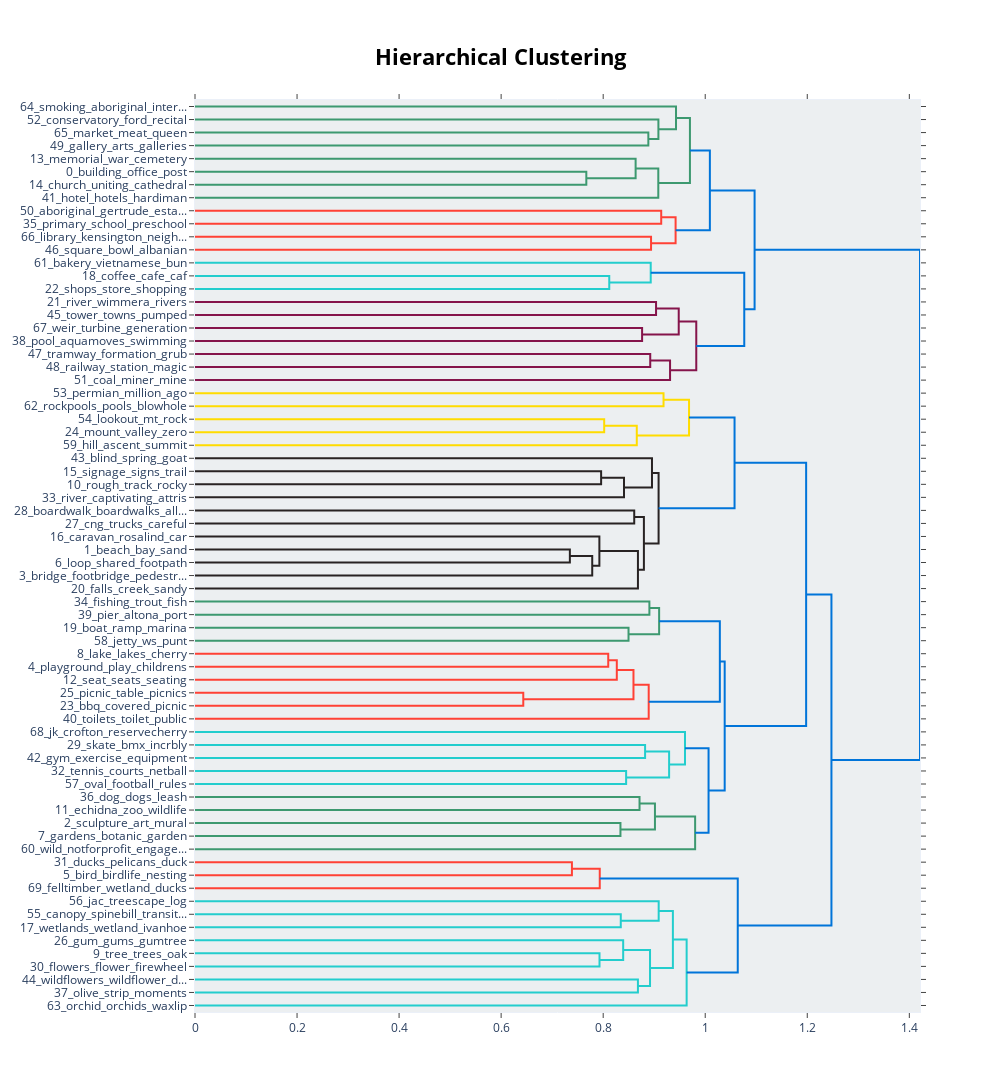

Write notebook code for a chart like this one.
### Code cell
refined_topic_model.visualize_hierarchy()

### Figure 1 — Plotly figure (JSON) as saved in the notebook; plotly's stock layout.template omitted (floating-point values rounded to 4 significant figures)
{"data": [{"hoverinfo": "text", "marker": {"color": "rgb(61,153,112)"}, "mode": "lines", "type": "scatter", "x": [0, 0.8885, 0.8885, 0], "xaxis": "x", "y": [-25, -25, -35, -35], "yaxis": "y"}, {"hoverinfo": "text", "marker": {"color": "rgb(61,153,112)"}, "mode": "lines", "type": "scatter", "x": [0, 0.9082, 0.9082, 0.8885], "xaxis": "x", "y": [-15, -15, -30, -30], "yaxis": "y"}, {"hoverinfo": "text", "marker": {"color": "rgb(61,153,112)"}, "mode": "lines", "type": "scatter", "x": [0, 0.9427, 0.9427, 0.9082], "xaxis": "x", "y": [-5, -5, -22.5, -22.5], "yaxis": "y"}, {"hoverinfo": "text", "marker": {"color": "rgb(61,153,112)"}, "mode": "lines", "type": "scatter", "x": [0, 0.7669, 0.7669, 0], "xaxis": "x", "y": [-55, -55, -65, -65], "yaxis": "y"}, {"hoverinfo": "text", "marker": {"color": "rgb(61,153,112)"}, "mode": "lines", "type": "scatter", "x": [0, 0.8636, 0.8636, 0.7669], "xaxis": "x", "y": [-45, -45, -60, -60], "yaxis": "y"}, {"hoverinfo": "text", "marker": {"color": "rgb(61,153,112)"}, "mode": "lines", "type": "scatter", "x": [0.8636, 0.908, 0.908, 0], "xaxis": "x", "y": [-52.5, -52.5, -75, -75], "yaxis": "y"}, {"hoverinfo": "text", "marker": {"color": "rgb(61,153,112)"}, "mode": "lines", "type": "scatter", "x": [0.9427, 0.97, 0.97, 0.908], "xaxis": "x", "y": [-13.75, -13.75, -63.75, -63.75], "yaxis": "y"}, {"hoverinfo": "text", "marker": {"color": "rgb(255,65,54)"}, "mode": "lines", "type": "scatter", "x": [0, 0.9137, 0.9137, 0], "xaxis": "x", "y": [-85, -85, -95, -95], "yaxis": "y"}, {"hoverinfo": "text", "marker": {"color": "rgb(255,65,54)"}, "mode": "lines", "type": "scatter", "x": [0, 0.8938, 0.8938, 0], "xaxis": "x", "y": [-105, -105, -115, -115], "yaxis": "y"}, {"hoverinfo": "text", "marker": {"color": "rgb(255,65,54)"}, "mode": "lines", "type": "scatter", "x": [0.9137, 0.9419, 0.9419, 0.8938], "xaxis": "x", "y": [-90, -90, -110, -110], "yaxis": "y"}, {"hoverinfo": "text", "marker": {"color": "rgb(0,116,217)"}, "mode": "lines", "type": "scatter", "x": [0.97, 1.009, 1.009, 0.9419], "xaxis": "x", "y": [-38.75, -38.75, -100, -100], "yaxis": "y"}, {"hoverinfo": "text", "marker": {"color": "rgb(35,205,205)"}, "mode": "lines", "type": "scatter", "x": [0, 0.8119, 0.8119, 0], "xaxis": "x", "y": [-135, -135, -145, -145], "yaxis": "y"}, {"hoverinfo": "text", "marker": {"color": "rgb(35,205,205)"}, "mode": "lines", "type": "scatter", "x": [0, 0.8932, 0.8932, 0.8119], "xaxis": "x", "y": [-125, -125, -140, -140], "yaxis": "y"}, {"hoverinfo": "text", "marker": {"color": "rgb(133,20,75)"}, "mode": "lines", "type": "scatter", "x": [0, 0.9036, 0.9036, 0], "xaxis": "x", "y": [-155, -155, -165, -165], "yaxis": "y"}, {"hoverinfo": "text", "marker": {"color": "rgb(133,20,75)"}, "mode": "lines", "type": "scatter", "x": [0, 0.8763, 0.8763, 0], "xaxis": "x", "y": [-175, -175, -185, -185], "yaxis": "y"}, {"hoverinfo": "text", "marker": {"color": "rgb(133,20,75)"}, "mode": "lines", "type": "scatter", "x": [0.9036, 0.9481, 0.9481, 0.8763], "xaxis": "x", "y": [-160, -160, -180, -180], "yaxis": "y"}, {"hoverinfo": "text", "marker": {"color": "rgb(133,20,75)"}, "mode": "lines", "type": "scatter", "x": [0, 0.8922, 0.8922, 0], "xaxis": "x", "y": [-195, -195, -205, -205], "yaxis": "y"}, {"hoverinfo": "text", "marker": {"color": "rgb(133,20,75)"}, "mode": "lines", "type": "scatter", "x": [0.8922, 0.9311, 0.9311, 0], "xaxis": "x", "y": [-200, -200, -215, -215], "yaxis": "y"}, {"hoverinfo": "text", "marker": {"color": "rgb(133,20,75)"}, "mode": "lines", "type": "scatter", "x": [0.9481, 0.9824, 0.9824, 0.9311], "xaxis": "x", "y": [-170, -170, -207.5, -207.5], "yaxis": "y"}, {"hoverinfo": "text", "marker": {"color": "rgb(0,116,217)"}, "mode": "lines", "type": "scatter", "x": [0.8932, 1.076, 1.076, 0.9824], "xaxis": "x", "y": [-132.5, -132.5, -188.8, -188.8], "yaxis": "y"}, {"hoverinfo": "text", "marker": {"color": "rgb(0,116,217)"}, "mode": "lines", "type": "scatter", "x": [1.009, 1.097, 1.097, 1.076], "xaxis": "x", "y": [-69.38, -69.38, -160.6, -160.6], "yaxis": "y"}, {"hoverinfo": "text", "marker": {"color": "rgb(255,220,0)"}, "mode": "lines", "type": "scatter", "x": [0, 0.9183, 0.9183, 0], "xaxis": "x", "y": [-225, -225, -235, -235], "yaxis": "y"}, {"hoverinfo": "text", "marker": {"color": "rgb(255,220,0)"}, "mode": "lines", "type": "scatter", "x": [0, 0.802, 0.802, 0], "xaxis": "x", "y": [-245, -245, -255, -255], "yaxis": "y"}, {"hoverinfo": "text", "marker": {"color": "rgb(255,220,0)"}, "mode": "lines", "type": "scatter", "x": [0.802, 0.8658, 0.8658, 0], "xaxis": "x", "y": [-250, -250, -265, -265], "yaxis": "y"}, {"hoverinfo": "text", "marker": {"color": "rgb(255,220,0)"}, "mode": "lines", "type": "scatter", "x": [0.9183, 0.9683, 0.9683, 0.8658], "xaxis": "x", "y": [-230, -230, -257.5, -257.5], "yaxis": "y"}, {"hoverinfo": "text", "marker": {"color": "rgb(40,35,35)"}, "mode": "lines", "type": "scatter", "x": [0, 0.796, 0.796, 0], "xaxis": "x", "y": [-285, -285, -295, -295], "yaxis": "y"}, {"hoverinfo": "text", "marker": {"color": "rgb(40,35,35)"}, "mode": "lines", "type": "scatter", "x": [0.796, 0.8408, 0.8408, 0], "xaxis": "x", "y": [-290, -290, -305, -305], "yaxis": "y"}, {"hoverinfo": "text", "marker": {"color": "rgb(40,35,35)"}, "mode": "lines", "type": "scatter", "x": [0, 0.8956, 0.8956, 0.8408], "xaxis": "x", "y": [-275, -275, -297.5, -297.5], "yaxis": "y"}, {"hoverinfo": "text", "marker": {"color": "rgb(40,35,35)"}, "mode": "lines", "type": "scatter", "x": [0, 0.8608, 0.8608, 0], "xaxis": "x", "y": [-315, -315, -325, -325], "yaxis": "y"}, {"hoverinfo": "text", "marker": {"color": "rgb(40,35,35)"}, "mode": "lines", "type": "scatter", "x": [0, 0.7347, 0.7347, 0], "xaxis": "x", "y": [-345, -345, -355, -355], "yaxis": "y"}, {"hoverinfo": "text", "marker": {"color": "rgb(40,35,35)"}, "mode": "lines", "type": "scatter", "x": [0.7347, 0.7785, 0.7785, 0], "xaxis": "x", "y": [-350, -350, -365, -365], "yaxis": "y"}, {"hoverinfo": "text", "marker": {"color": "rgb(40,35,35)"}, "mode": "lines", "type": "scatter", "x": [0, 0.7925, 0.7925, 0.7785], "xaxis": "x", "y": [-335, -335, -357.5, -357.5], "yaxis": "y"}, {"hoverinfo": "text", "marker": {"color": "rgb(40,35,35)"}, "mode": "lines", "type": "scatter", "x": [0.7925, 0.8681, 0.8681, 0], "xaxis": "x", "y": [-346.2, -346.2, -375, -375], "yaxis": "y"}, {"hoverinfo": "text", "marker": {"color": "rgb(40,35,35)"}, "mode": "lines", "type": "scatter", "x": [0.8608, 0.8798, 0.8798, 0.8681], "xaxis": "x", "y": [-320, -320, -360.6, -360.6], "yaxis": "y"}, {"hoverinfo": "text", "marker": {"color": "rgb(40,35,35)"}, "mode": "lines", "type": "scatter", "x": [0.8956, 0.9086, 0.9086, 0.8798], "xaxis": "x", "y": [-286.2, -286.2, -340.3, -340.3], "yaxis": "y"}, {"hoverinfo": "text", "marker": {"color": "rgb(0,116,217)"}, "mode": "lines", "type": "scatter", "x": [0.9683, 1.057, 1.057, 0.9086], "xaxis": "x", "y": [-243.8, -243.8, -313.3, -313.3], "yaxis": "y"}, {"hoverinfo": "text", "marker": {"color": "rgb(61,153,112)"}, "mode": "lines", "type": "scatter", "x": [0, 0.8905, 0.8905, 0], "xaxis": "x", "y": [-385, -385, -395, -395], "yaxis": "y"}, {"hoverinfo": "text", "marker": {"color": "rgb(61,153,112)"}, "mode": "lines", "type": "scatter", "x": [0, 0.8496, 0.8496, 0], "xaxis": "x", "y": [-405, -405, -415, -415], "yaxis": "y"}, {"hoverinfo": "text", "marker": {"color": "rgb(61,153,112)"}, "mode": "lines", "type": "scatter", "x": [0.8905, 0.9096, 0.9096, 0.8496], "xaxis": "x", "y": [-390, -390, -410, -410], "yaxis": "y"}, {"hoverinfo": "text", "marker": {"color": "rgb(255,65,54)"}, "mode": "lines", "type": "scatter", "x": [0, 0.8099, 0.8099, 0], "xaxis": "x", "y": [-425, -425, -435, -435], "yaxis": "y"}, {"hoverinfo": "text", "marker": {"color": "rgb(255,65,54)"}, "mode": "lines", "type": "scatter", "x": [0.8099, 0.8267, 0.8267, 0], "xaxis": "x", "y": [-430, -430, -445, -445], "yaxis": "y"}, {"hoverinfo": "text", "marker": {"color": "rgb(255,65,54)"}, "mode": "lines", "type": "scatter", "x": [0, 0.6434, 0.6434, 0], "xaxis": "x", "y": [-455, -455, -465, -465], "yaxis": "y"}, {"hoverinfo": "text", "marker": {"color": "rgb(255,65,54)"}, "mode": "lines", "type": "scatter", "x": [0.8267, 0.8594, 0.8594, 0.6434], "xaxis": "x", "y": [-437.5, -437.5, -460, -460], "yaxis": "y"}, {"hoverinfo": "text", "marker": {"color": "rgb(255,65,54)"}, "mode": "lines", "type": "scatter", "x": [0.8594, 0.8892, 0.8892, 0], "xaxis": "x", "y": [-448.8, -448.8, -475, -475], "yaxis": "y"}, {"hoverinfo": "text", "marker": {"color": "rgb(0,116,217)"}, "mode": "lines", "type": "scatter", "x": [0.9096, 1.029, 1.029, 0.8892], "xaxis": "x", "y": [-400, -400, -461.9, -461.9], "yaxis": "y"}, {"hoverinfo": "text", "marker": {"color": "rgb(35,205,205)"}, "mode": "lines", "type": "scatter", "x": [0, 0.8821, 0.8821, 0], "xaxis": "x", "y": [-495, -495, -505, -505], "yaxis": "y"}, {"hoverinfo": "text", "marker": {"color": "rgb(35,205,205)"}, "mode": "lines", "type": "scatter", "x": [0, 0.8449, 0.8449, 0], "xaxis": "x", "y": [-515, -515, -525, -525], "yaxis": "y"}, {"hoverinfo": "text", "marker": {"color": "rgb(35,205,205)"}, "mode": "lines", "type": "scatter", "x": [0.8821, 0.9292, 0.9292, 0.8449], "xaxis": "x", "y": [-500, -500, -520, -520], "yaxis": "y"}, {"hoverinfo": "text", "marker": {"color": "rgb(35,205,205)"}, "mode": "lines", "type": "scatter", "x": [0, 0.9603, 0.9603, 0.9292], "xaxis": "x", "y": [-485, -485, -510, -510], "yaxis": "y"}, {"hoverinfo": "text", "marker": {"color": "rgb(61,153,112)"}, "mode": "lines", "type": "scatter", "x": [0, 0.8712, 0.8712, 0], "xaxis": "x", "y": [-535, -535, -545, -545], "yaxis": "y"}, {"hoverinfo": "text", "marker": {"color": "rgb(61,153,112)"}, "mode": "lines", "type": "scatter", "x": [0, 0.8338, 0.8338, 0], "xaxis": "x", "y": [-555, -555, -565, -565], "yaxis": "y"}, {"hoverinfo": "text", "marker": {"color": "rgb(61,153,112)"}, "mode": "lines", "type": "scatter", "x": [0.8712, 0.9015, 0.9015, 0.8338], "xaxis": "x", "y": [-540, -540, -560, -560], "yaxis": "y"}, {"hoverinfo": "text", "marker": {"color": "rgb(61,153,112)"}, "mode": "lines", "type": "scatter", "x": [0.9015, 0.9802, 0.9802, 0], "xaxis": "x", "y": [-550, -550, -575, -575], "yaxis": "y"}, {"hoverinfo": "text", "marker": {"color": "rgb(0,116,217)"}, "mode": "lines", "type": "scatter", "x": [0.9603, 1.007, 1.007, 0.9802], "xaxis": "x", "y": [-497.5, -497.5, -562.5, -562.5], "yaxis": "y"}, {"hoverinfo": "text", "marker": {"color": "rgb(0,116,217)"}, "mode": "lines", "type": "scatter", "x": [1.029, 1.038, 1.038, 1.007], "xaxis": "x", "y": [-430.9, -430.9, -530, -530], "yaxis": "y"}, {"hoverinfo": "text", "marker": {"color": "rgb(0,116,217)"}, "mode": "lines", "type": "scatter", "x": [1.057, 1.198, 1.198, 1.038], "xaxis": "x", "y": [-278.5, -278.5, -480.5, -480.5], "yaxis": "y"}, {"hoverinfo": "text", "marker": {"color": "rgb(255,65,54)"}, "mode": "lines", "type": "scatter", "x": [0, 0.7387, 0.7387, 0], "xaxis": "x", "y": [-585, -585, -595, -595], "yaxis": "y"}, {"hoverinfo": "text", "marker": {"color": "rgb(255,65,54)"}, "mode": "lines", "type": "scatter", "x": [0.7387, 0.7933, 0.7933, 0], "xaxis": "x", "y": [-590, -590, -605, -605], "yaxis": "y"}, {"hoverinfo": "text", "marker": {"color": "rgb(35,205,205)"}, "mode": "lines", "type": "scatter", "x": [0, 0.8345, 0.8345, 0], "xaxis": "x", "y": [-625, -625, -635, -635], "yaxis": "y"}, {"hoverinfo": "text", "marker": {"color": "rgb(35,205,205)"}, "mode": "lines", "type": "scatter", "x": [0, 0.9088, 0.9088, 0.8345], "xaxis": "x", "y": [-615, -615, -630, -630], "yaxis": "y"}, {"hoverinfo": "text", "marker": {"color": "rgb(35,205,205)"}, "mode": "lines", "type": "scatter", "x": [0, 0.7928, 0.7928, 0], "xaxis": "x", "y": [-655, -655, -665, -665], "yaxis": "y"}, {"hoverinfo": "text", "marker": {"color": "rgb(35,205,205)"}, "mode": "lines", "type": "scatter", "x": [0, 0.8392, 0.8392, 0.7928], "xaxis": "x", "y": [-645, -645, -660, -660], "yaxis": "y"}, {"hoverinfo": "text", "marker": {"color": "rgb(35,205,205)"}, "mode": "lines", "type": "scatter", "x": [0, 0.8681, 0.8681, 0], "xaxis": "x", "y": [-675, -675, -685, -685], "yaxis": "y"}, {"hoverinfo": "text", "marker": {"color": "rgb(35,205,205)"}, "mode": "lines", "type": "scatter", "x": [0.8392, 0.8918, 0.8918, 0.8681], "xaxis": "x", "y": [-652.5, -652.5, -680, -680], "yaxis": "y"}, {"hoverinfo": "text", "marker": {"color": "rgb(35,205,205)"}, "mode": "lines", "type": "scatter", "x": [0.9088, 0.9366, 0.9366, 0.8918], "xaxis": "x", "y": [-622.5, -622.5, -666.2, -666.2], "yaxis": "y"}, {"hoverinfo": "text", "marker": {"color": "rgb(35,205,205)"}, "mode": "lines", "type": "scatter", "x": [0.9366, 0.9636, 0.9636, 0], "xaxis": "x", "y": [-644.4, -644.4, -695, -695], "yaxis": "y"}, {"hoverinfo": "text", "marker": {"color": "rgb(0,116,217)"}, "mode": "lines", "type": "scatter", "x": [0.7933, 1.064, 1.064, 0.9636], "xaxis": "x", "y": [-597.5, -597.5, -669.7, -669.7], "yaxis": "y"}, {"hoverinfo": "text", "marker": {"color": "rgb(0,116,217)"}, "mode": "lines", "type": "scatter", "x": [1.198, 1.247, 1.247, 1.064], "xaxis": "x", "y": [-379.5, -379.5, -633.6, -633.6], "yaxis": "y"}, {"hoverinfo": "text", "marker": {"color": "rgb(0,116,217)"}, "mode": "lines", "type": "scatter", "x": [1.097, 1.421, 1.421, 1.247], "xaxis": "x", "y": [-115, -115, -506.5, -506.5], "yaxis": "y"}], "layout": {"autosize": false, "height": 1250, "hoverlabel": {"bgcolor": "white", "font": {"family": "Rockwell", "size": 16}}, "hovermode": "closest", "plot_bgcolor": "#ECEFF1", "showlegend": false, "title": {"font": {"color": "Black", "size": 22}, "text": "<b>Hierarchical Clustering</b>", "x": 0.5, "xanchor": "center", "yanchor": "top"}, "width": 1000, "xaxis": {"mirror": "allticks", "rangemode": "tozero", "showgrid": false, "showline": true, "showticklabels": true, "ticks": "outside", "type": "linear", "zeroline": false}, "yaxis": {"mirror": "allticks", "range": [-700, 0], "rangemode": "tozero", "showgrid": false, "showline": true, "showticklabels": true, "tickmode": "array", "ticks": "outside", "ticktext": ["64_smoking_aboriginal_inter...", "52_conservatory_ford_recital", "65_market_meat_queen", "49_gallery_arts_galleries", "13_memorial_war_cemetery", "0_building_office_post", "14_church_uniting_cathedral", "41_hotel_hotels_hardiman", "50_aboriginal_gertrude_esta...", "35_primary_school_preschool", "66_library_kensington_neigh...", "46_square_bowl_albanian", "61_bakery_vietnamese_bun", "18_coffee_cafe_caf", "22_shops_store_shopping", "21_river_wimmera_rivers", "45_tower_towns_pumped", "67_weir_turbine_generation", "38_pool_aquamoves_swimming", "47_tramway_formation_grub", "48_railway_station_magic", "51_coal_miner_mine", "53_permian_million_ago", "62_rockpools_pools_blowhole", "54_lookout_mt_rock", "24_mount_valley_zero", "59_hill_ascent_summit", "43_blind_spring_goat", "15_signage_signs_trail", "10_rough_track_rocky", "33_river_captivating_attris", "28_boardwalk_boardwalks_all...", "27_cng_trucks_careful", "16_caravan_rosalind_car", "1_beach_bay_sand", "6_loop_shared_footpath", "3_bridge_footbridge_pedestr...", "20_falls_creek_sandy", "34_fishing_trout_fish", "39_pier_altona_port", "19_boat_ramp_marina", "58_jetty_ws_punt", "8_lake_lakes_cherry", "4_playground_play_childrens", "12_seat_seats_seating", "25_picnic_table_picnics", "23_bbq_covered_picnic", "40_toilets_toilet_public", "68_jk_crofton_reservecherry", "29_skate_bmx_incrbly", "42_gym_exercise_equipment", "32_tennis_courts_netball", "57_oval_football_rules", "36_dog_dogs_leash", "11_echidna_zoo_wildlife", "2_sculpture_art_mural", "7_gardens_botanic_garden", "60_wild_notforprofit_engage...", "31_ducks_pelicans_duck", "5_bird_birdlife_nesting", "69_felltimber_wetland_ducks", "56_jac_treescape_log", "55_canopy_spinebill_transit...", "17_wetlands_wetland_ivanhoe", "26_gum_gums_gumtree", "9_tree_trees_oak", "30_flowers_flower_firewheel", "44_wildflowers_wildflower_d...", "37_olive_strip_moments", "63_orchid_orchids_waxlip"], "tickvals": [-5, -15, -25, -35, -45, -55, -65, -75, -85, -95, -105, -115, -125, -135, -145, -155, -165, -175, -185, -195, -205, -215, -225, -235, -245, -255, -265, -275, -285, -295, -305, -315, -325, -335, -345, -355, -365, -375, -385, -395, -405, -415, -425, -435, -445, -455, -465, -475, -485, -495, -505, -515, -525, -535, -545, -555, -565, -575, -585, -595, -605, -615, -625, -635, -645, -655, -665, -675, -685, -695], "type": "linear", "zeroline": false}}}
